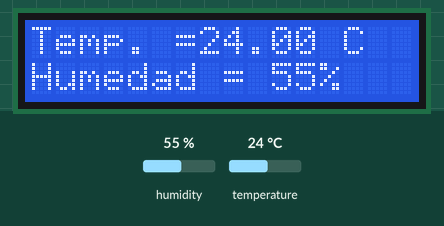
This sketch was run on a simulated Arduino Uno, built with avr-gcc and run on an emulated ATmega328P. Shown: 16×2 character LCD. The test bench sets the inputs (shaded band); at power-on: humidity 55 %, temperature 24 °C.

Above: at 1.3 s.
1.4 s: humidity set to 22 %
At 3.5 s:
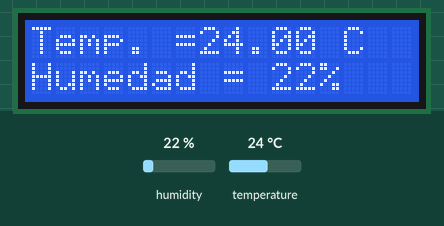
4.3 s: humidity set to 40 %
At 5.7 s:
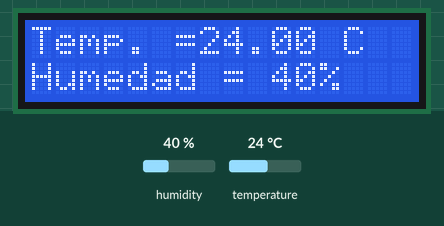
7.2 s: humidity set to 68 %
At 10.0 s:
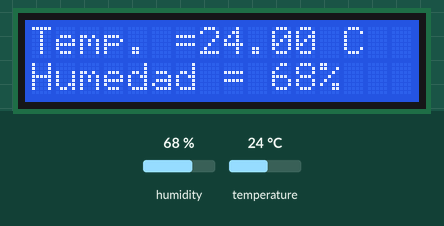
Timing chart, 0 to 11.5 s (numbered marks = the images above; inputs shaded):
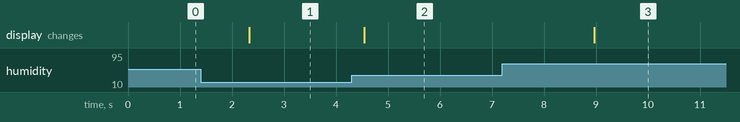

Measured:
- after the input at 1.4 s, the display: changes after 0.93 s (image 1)
- after the input at 4.3 s, the display: changes after 0.24 s (image 2)
- after the input at 7.2 s, the display: changes after 1.8 s (image 3)

The sketch:

PROTECTO_FINAL2.ino
```cpp
#include <Wire.h>
#include <LiquidCrystal_I2C.h>

//Crear el objeto lcd  dirección  0x3F y 16 columnas x 2 filas
LiquidCrystal_I2C lcd(0x27,16,2);  //
#include "DHT.h"
#define DHTPIN 5
#define DHTTYPE DHT11
DHT dht(DHTPIN, DHTTYPE);

void setup() {
  // Inicializar el LCD
  lcd.init();
  Serial.begin(9600);
  dht.begin();
  //Encender la luz de fondo.
  lcd.backlight();

  // Escribimos el Mensaje en el LCD.
  float temperatura = dht.readTemperature();
  lcd.print("Temp. =");
  lcd.print(temperatura);
   lcd.print(" C");

}

void loop() {
   // Ubicamos el cursor en la primera posición(columna:0) de la segunda línea(fila:1)
  int humedad = dht.readHumidity();
   lcd.setCursor(0,1); // Siguiente renglón.
lcd.print("Humedad = ");
lcd.print(humedad);
lcd.print("%");

delay(200);
  delay(100);
}
```
